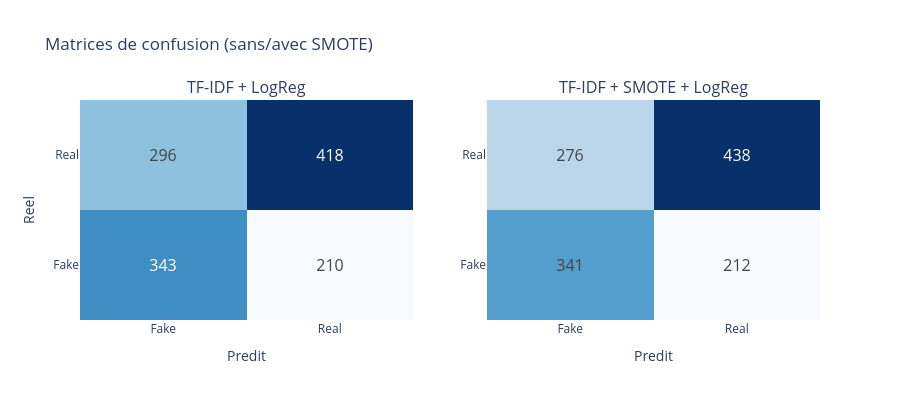

Here is the notebook cell this chart was saved with:
### Code cell
# Matrices de confusion
fig = make_subplots(rows=1, cols=2, subplot_titles=["TF-IDF + LogReg", "TF-IDF + SMOTE + LogReg"])
for i, name in enumerate(["TF-IDF + LogReg", "TF-IDF + SMOTE + LogReg"]):
    cm = np.array(all_results[name]["cm"])
    fig.add_trace(go.Heatmap(
        z=cm, x=["Fake", "Real"], y=["Fake", "Real"],
        colorscale="Blues", showscale=False,
        text=cm, texttemplate="%{text}", textfont={"size": 16},
    ), row=1, col=i+1)
fig.update_yaxes(title_text="Reel", row=1, col=1)
fig.update_xaxes(title_text="Predit")
fig.update_layout(title="Matrices de confusion (sans/avec SMOTE)", template="plotly_white", height=400)
fig.show()

### Figure 1 — Plotly figure (JSON) as saved in the notebook; plotly's stock layout.template omitted (floating-point values rounded to 4 significant figures)
{"data": [{"colorscale": [[0, "rgb(247,251,255)"], [0.125, "rgb(222,235,247)"], [0.25, "rgb(198,219,239)"], [0.375, "rgb(158,202,225)"], [0.5, "rgb(107,174,214)"], [0.625, "rgb(66,146,198)"], [0.75, "rgb(33,113,181)"], [0.875, "rgb(8,81,156)"], [1, "rgb(8,48,107)"]], "showscale": false, "text": [[343, 210], [296, 418]], "textfont": {"size": 16}, "texttemplate": "%{text}", "type": "heatmap", "x": ["Fake", "Real"], "xaxis": "x", "y": ["Fake", "Real"], "yaxis": "y", "z": [[343, 210], [296, 418]]}, {"colorscale": [[0, "rgb(247,251,255)"], [0.125, "rgb(222,235,247)"], [0.25, "rgb(198,219,239)"], [0.375, "rgb(158,202,225)"], [0.5, "rgb(107,174,214)"], [0.625, "rgb(66,146,198)"], [0.75, "rgb(33,113,181)"], [0.875, "rgb(8,81,156)"], [1, "rgb(8,48,107)"]], "showscale": false, "text": [[341, 212], [276, 438]], "textfont": {"size": 16}, "texttemplate": "%{text}", "type": "heatmap", "x": ["Fake", "Real"], "xaxis": "x2", "y": ["Fake", "Real"], "yaxis": "y2", "z": [[341, 212], [276, 438]]}], "layout": {"annotations": [{"font": {"size": 16}, "showarrow": false, "text": "TF-IDF + LogReg", "x": 0.225, "xanchor": "center", "xref": "paper", "y": 1, "yanchor": "bottom", "yref": "paper"}, {"font": {"size": 16}, "showarrow": false, "text": "TF-IDF + SMOTE + LogReg", "x": 0.775, "xanchor": "center", "xref": "paper", "y": 1, "yanchor": "bottom", "yref": "paper"}], "height": 400, "title": {"text": "Matrices de confusion (sans/avec SMOTE)"}, "xaxis": {"anchor": "y", "domain": [0, 0.45], "title": {"text": "Predit"}}, "xaxis2": {"anchor": "y2", "domain": [0.55, 1], "title": {"text": "Predit"}}, "yaxis": {"anchor": "x", "domain": [0, 1], "title": {"text": "Reel"}}, "yaxis2": {"anchor": "x2", "domain": [0, 1]}}}
